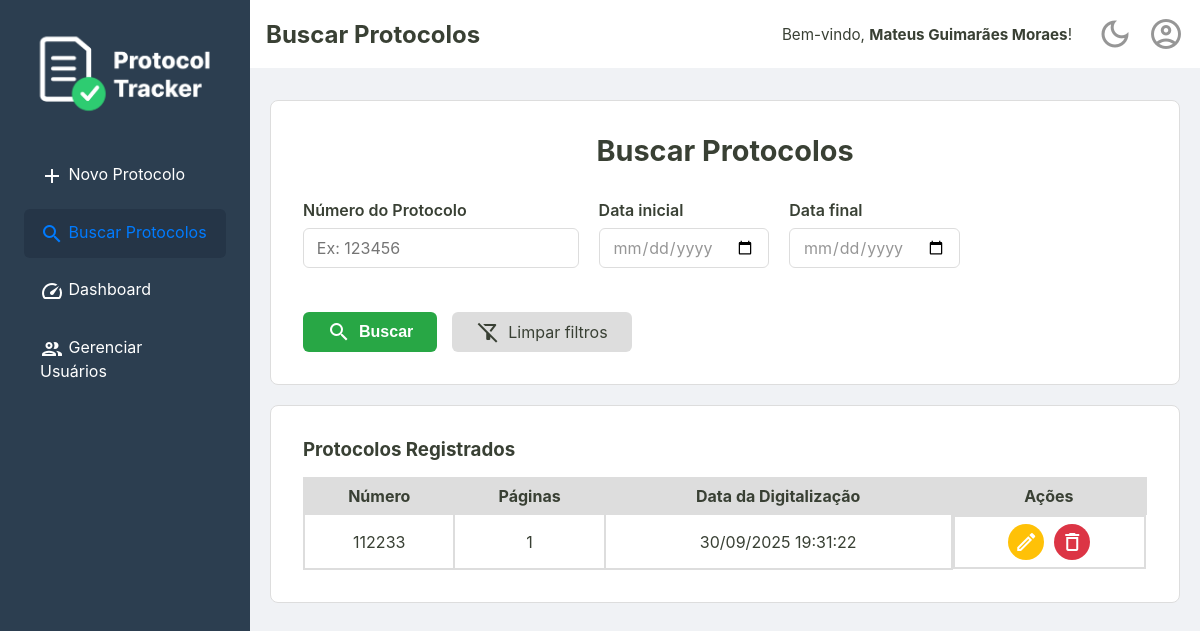
The app's page /busca (signed in), older data.
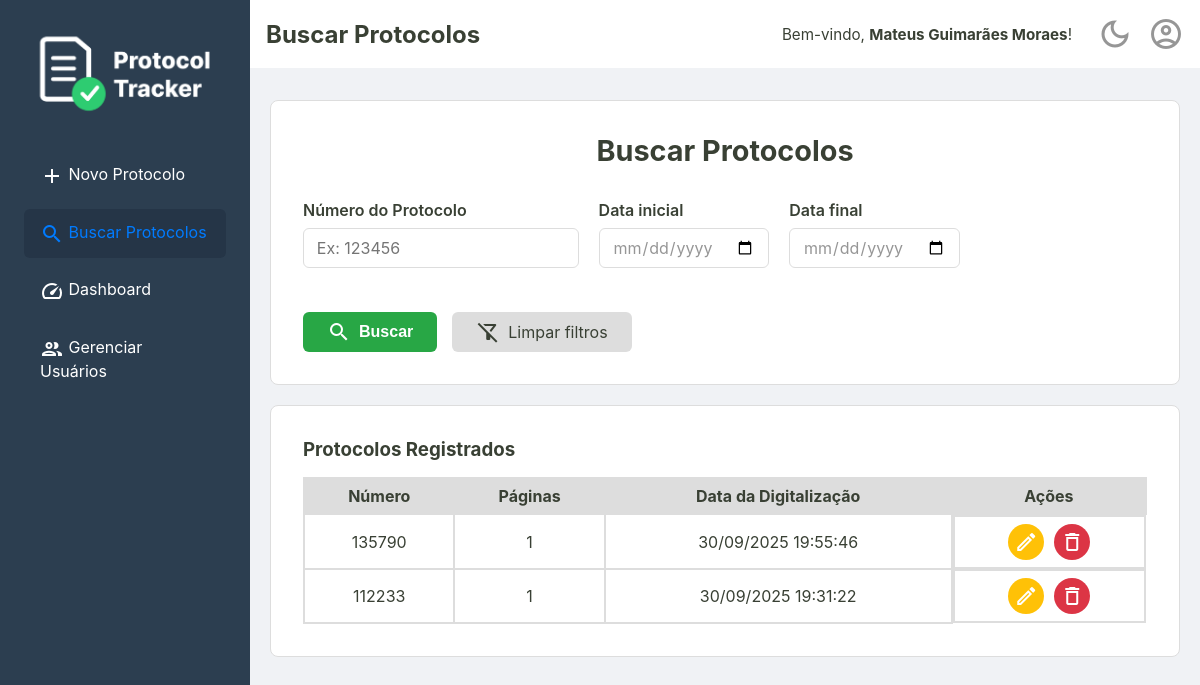
The same page, newer data.
### tables this page shows
CREATE TABLE usuarios (
    id INTEGER PRIMARY KEY,
    nome TEXT NOT NULL,
    email TEXT NOT NULL UNIQUE,
    cpf TEXT NOT NULL UNIQUE,
    senha TEXT NOT NULL,
    permissao TEXT NOT NULL DEFAULT 'operador',
    criado_em TEXT NOT NULL,
    ativo INTEGER NOT NULL DEFAULT 1
  );

CREATE TABLE protocolos (
    id TEXT PRIMARY KEY,
    id_usuario INTEGER NOT NULL,
    numero TEXT NOT NULL UNIQUE,
    quantidade_paginas INTEGER NOT NULL,
    observacoes TEXT,
    criado_em TEXT NOT NULL,
    alterado_em TEXT,
    deletado_em TEXT,
    FOREIGN KEY (id_usuario) REFERENCES usuarios (id)
  );

### src/Controller/WebController.php (called while the page is built, shortened)
<?php
class WebController
{
    private ?Usuario $usuarioLogado = null;
    private bool $isAdmin = false;
    public function __construct(
        private ProtocoloRepositoryInterface $repositorio,
        private DashboardService $dashboardService,
        private ProtocoloService $protocoloService,
        private UsuarioRepository $usuarioRepository
    ) {
        $id_usuario = $_SESSION['usuario_logado_id'] ?? null;
        if ($id_usuario) {
            $this->usuarioLogado = $this->usuarioRepository->buscaPorId($id_usuario);
        }
        if ($this->usuarioLogado && $this->usuarioLogado->permissao() === 'administrador') {
            $this->isAdmin = true;
        }
    }
    public function buscaProtocolo()
    {
        try {
            $numero = $_GET['numero'] ?? null;
            $dataInicio = !empty($_GET['data_inicio']) ? new DateTimeImmutable($_GET['data_inicio'] . ' 00:00:00') : null;
            $dataFim = !empty($_GET['data_fim']) ? new DateTimeImmutable($_GET['data_fim'] . ' 23:59:59') : null;
            $id_usuario = $this->usuarioLogado?->id();
            if ($this->isAdmin) {
                $id_usuario = null;
            }
            $listaDeProtocolos = $this->repositorio->search($id_usuario, $numero, $dataInicio, $dataFim);
            $tituloDaPagina = "Buscar Protocolos";
            $usuarioLogado = $this->usuarioLogado;
            $isAdmin = $this->isAdmin;
            require __DIR__ . '/../../templates/busca.php';
        } catch (Exception $e) {
            $erro = $e->getMessage();
            $tituloDaPagina = "Buscar Protocolos";
            $usuarioLogado = $this->usuarioLogado;
            $isAdmin = $this->isAdmin;
            require __DIR__ . '/../../templates/busca.php';
        }
    }
}

### src/Repository/UsuarioRepository.php (called while the page is built, shortened)
<?php
final class UsuarioRepository
{
    private PDO $connection;
    public function __construct(PDO $connection)
    {
        $this->connection = $connection;
    }
    public function buscaPorId(int $id): ?Usuario
    {
        $sqlQuery = "SELECT * FROM usuarios WHERE id = :id;";
        $stmt = $this->connection->prepare($sqlQuery);
        $stmt->bindValue(':id', $id);
        $stmt->execute();
        $dadosUsuario = $stmt->fetch();
        return Usuario::fromArray($dadosUsuario);
    }
}

### src/Model/Usuario.php (called while the page is built, shortened)
<?php
class Usuario {
    public function nome(): string
    {
        return $this->nome;
    }
    public static function fromArray(array $dados): self
    {
        try {
            $data = new DateTimeImmutable($dados['criado_em']);
        } catch (Exception $e) {
            throw new Exception("Falha ao criar data a partir do valor: " . ($dados['criado_em'] ?? 'N/A'));
        }
        return new self(
            $dados['id'],
            $dados['nome'],
            $dados['email'],
            $dados['cpf'],
            $dados['senha'],
            $dados['permissao'],
            $data,
            (bool) $dados['ativo']
        );
    }
}

### src/Controller/UsuarioController.php (called while the page is built, shortened)
<?php
class UsuarioController
{
    public function __construct(
        private UsuarioRepository $repositorio,
        private UsuarioService $usuarioService,
        private LoginService $loginService,
    ) {
        $id_usuario = $_SESSION['usuario_logado_id'] ?? null;
        if ($id_usuario) {
            $this->usuarioLogado = $this->repositorio->buscaPorId($id_usuario);
        }
    }
}

### src/Repository/ProtocoloRepositorySql.php (called while the page is built, shortened)
<?php
final class ProtocoloRepositorySql implements ProtocoloRepositoryInterface
{
    private PDO $connection;
    public function __construct(PDO $connection)
    {
        $this->connection = $connection;
    }
    public function search(?int $id_usuario = null, ?string $numero = null, ?DateTimeImmutable $dataInicio = null, ?DateTimeImmutable $dataFim = null): array
    {
        $sqlConditions = [];
        $parametros = [];
        $sqlConditions[] = 'deletado_em IS NULL';
        $sqlQuery = 'SELECT * FROM protocolos WHERE ' . implode(' AND ', $sqlConditions) . ' ORDER BY criado_em DESC;';
        $stmt = $this->connection->prepare($sqlQuery);
        $stmt->execute($parametros);
        return $this->hidrataListaDeProtocolos($stmt);
    }
    private function hidrataListaDeProtocolos(PDOStatement $stmt): array
    {
        $listaDeProtocolos = [];
        while($protocoloDados = $stmt->fetch()){
            $listaDeProtocolos[] = Protocolo::fromArray($protocoloDados);
        }
        return $listaDeProtocolos;
    }
}

### src/Model/Protocolo.php (called while the page is built, shortened)
<?php
class Protocolo {
    public function id(): string {
        return $this->id;
    }
    public function numero(): string {
        return $this->numero;
    }
    public function paginas(): int {
        return $this->quantidade_paginas;
    }
    public function data(): DateTimeImmutable {
        return $this->criado_em;
    }
    public static function fromArray(array $dados): self
    {
        try {
            $criado_em = new DateTimeImmutable($dados['criado_em']);
            $alterado_em = isset($dados['alterado_em']) ? new DateTimeImmutable($dados['alterado_em']) : null;
            $deletado_em = isset($dados['deletado_em']) ? new DateTimeImmutable($dados['deletado_em']) : null;
        } catch (Exception $e) {
            throw new Exception("Falha ao criar data");
        }
        return new self(
            $dados['id'],
            $dados['id_usuario'],
            $dados['numero'],
            $dados['quantidade_paginas'],
            $criado_em,
            $dados['observacoes'] ?? null,
            $alterado_em,
            $deletado_em
        );
    }
}

### templates/_partials/_listaProtocolos.php (the view, shortened to what this page needs)
<section class="listagem-container">
    <h3>Protocolos Registrados</h3>
    <table id="tabela-protocolos" class="protocolos-table">
        <thead>
            <tr>
                <th>Número</th>
                <th>Páginas</th>
                <th>Data da Digitalização</th>
                <th class="acoes-header">Ações</th>
            </tr>
        </thead>
        <tbody>
            <?php foreach ($listaDeProtocolos as $protocolo): ?>
                <tr>
                    <td><?= htmlspecialchars($protocolo->numero()) ?></td>
                    <td><?= htmlspecialchars($protocolo->paginas()) ?></td>
                    <td><?= $protocolo->data()->format('d/m/Y H:i:s') ?></td>
                    <td class="acoes-cell">
                        <a href="/editar?id=<?= htmlspecialchars($protocolo->id()) ?>" class="btn-acao btn-editar" title="Editar">
                            <span class="material-icons-outlined">edit</span>
                        </a>
                        <form action="/excluir" method="post" onsubmit="return confirm('Tem certeza que deseja excluir este protocolo?');">
                            <button type="submit" class="btn-acao btn-excluir" title="Excluir">
                                <span class="material-icons-outlined">delete</span>
                            </button>
                        </form>
                    </td>
                </tr>
            <?php endforeach; ?>
        </tbody>
    </table>
</section>

### public/index.php (shortened to what this page needs)
<?php
try {
    $connection = ConnectionCreator::createConnection();
    $auditRepository = new AuditRepository($connection);
    $usuarioRepositorio = new UsuarioRepository($connection);
    $repositorio = new ProtocoloRepositorySql($connection);
    $auditService = new AuditService($auditRepository);
    $dashboardService = new DashboardService($repositorio);
    $protocoloService = new ProtocoloService($repositorio, $auditService);
    $usuarioService = new UsuarioService($usuarioRepositorio);
    $loginService = new LoginService($usuarioRepositorio);
    $usuarioController = new UsuarioController($usuarioRepositorio, $usuarioService, $loginService);
    $webController = new WebController($repositorio, $dashboardService, $protocoloService, $usuarioRepositorio);
    $uri = $_SERVER['REQUEST_URI'];
    $uri = parse_url($uri, PHP_URL_PATH);
    switch ($uri) {
        case '/busca':
            $webController->buscaProtocolo();
            break;
    }
} catch (Exception $e) {
    http_response_code(500);
    echo "<p>Mensagem do Erro: " . $e->getMessage() . "</p>";
    echo "<p>Por favor, tente novamente mais tarde.</p>";
}

### templates/_partials/_header.php (shortened to what this page needs)
<!DOCTYPE html>
<html lang="pt-br">
<head>
    <link rel="stylesheet" href="/assets/css/style.css">
    <link rel="stylesheet" href="https://cdn.datatables.net/2.0.8/css/dataTables.dataTables.css">
</head>
<body>
    <div class="container-principal">
        <aside class="sidebar">
            <div class="sidebar-logo">
                <img src="/assets/imgs/ProtocolTrackerLogo.png" alt="Logo Protocol Tracker">
            </div>
            <nav>
                <ul>
                    <?php $uri = parse_url($_SERVER['REQUEST_URI'], PHP_URL_PATH); ?>
                    <li><a href="/home" class="<?= ($uri === '/home') ? 'active' : '' ?>"><span class="material-icons-outlined">add</span> Novo Protocolo</a></li>
                    <li><a href="/busca" class="<?= ($uri === '/busca') ? 'active' : '' ?>"><span class="material-icons-outlined">search</span> Buscar Protocolos</a></li>
                    <li><a href="/dashboard" class="<?= ($uri === '/dashboard') ? 'active' : '' ?>"><span class="material-icons-outlined">speed</span> Dashboard</a></li>
                    <?php if (isset($isAdmin) && $isAdmin === true): ?>
                        <li>
                            <a href="/admin/protocolos" class="<?= (str_starts_with($uri, '/admin/protocolos')) ? 'active' : '' ?>">
                                <span class="material-icons-outlined">group</span> Gerenciar Usuários
                            </a>
                        </li>
                    <?php endif; ?>
                    </ul>
            </nav>
        </aside>
        <div class="div-conteudo-principal">
            <?php require __DIR__ . '/_content-header.php'; ?>
            <main class="conteudo-principal">

### templates/_partials/_content-header.php (shortened to what this page needs)
<div class="content-header">
    <div class="header-title">
        <h2><?= isset($tituloDaPagina) ? htmlspecialchars($tituloDaPagina) : 'Página sem Título' ?></h2>
    </div>
    <div class="header-actions">
        <?php if (isset($usuarioLogado) && $usuarioLogado): ?>
            <div class="welcome-message">
                <span>Bem-vindo, <strong><?= htmlspecialchars($usuarioLogado->nome()) ?></strong>!</span>
            </div>
        <?php endif; ?>
        <a href="#" id="theme-toggle" class="action-icon" title="Mudar Tema">
            <span class="material-icons-outlined">dark_mode</span>
        </a>
        <div class="dropdown">
            <a href="#" id="user-menu-toggle" class="action-icon" title="Perfil do Usuário">
                <span class="material-icons-outlined">account_circle</span>
            </a>
        </div>
    </div>
</div>

### templates/busca.php
<?php require __DIR__ . '/_partials/_header.php'; ?>
<div class="container-principal-busca">
    <section class="busca-form-container">
        <h2>Buscar Protocolos</h2>
        <form action="/busca" method="get" class="busca-form">
            <div class="form-row">
                <div class="form-group">
                    <label for="numero">Número do Protocolo</label>
                    <input type="text" id="numero" name="numero" value="<?= htmlspecialchars($_GET['numero'] ?? '') ?>" placeholder="Ex: 123456">
                </div>
                <div class="form-group">
                    <label for="data_inicio">Data inicial</label>
                    <input type="date" id="data_inicio" name="data_inicio" value="<?= htmlspecialchars($_GET['data_inicio'] ?? '') ?>">
                </div>
                <div class="form-group">
                    <label for="data_fim">Data final</label>
                    <input type="date" id="data_fim" name="data_fim" value="<?= htmlspecialchars($_GET['data_fim'] ?? '') ?>">
                </div>
            </div>
            <div class="form-actions">
                <button type="submit" class="btn-buscar">
                    <span class="material-icons-outlined">search</span> Buscar
                </button>
                <a href="/busca" class="btn-limpar"><span class="material-icons-outlined">filter_alt_off</span> Limpar filtros</a>
            </div>
        </form>
    </section>
    <?php require __DIR__ . '/_partials/_listaProtocolos.php'; ?>
</div>
<?php require __DIR__ . '/_partials/_footer.php'; ?>

### templates/_partials/_footer.php (shortened to what this page needs)
            </main>
        </div>
    </div>
</body>
</html>

Row changes from the older to the newer data that the page shows:
added protocolos: numero "135790", quantidade_paginas "1", format "30/09/2025 19:55:46"
